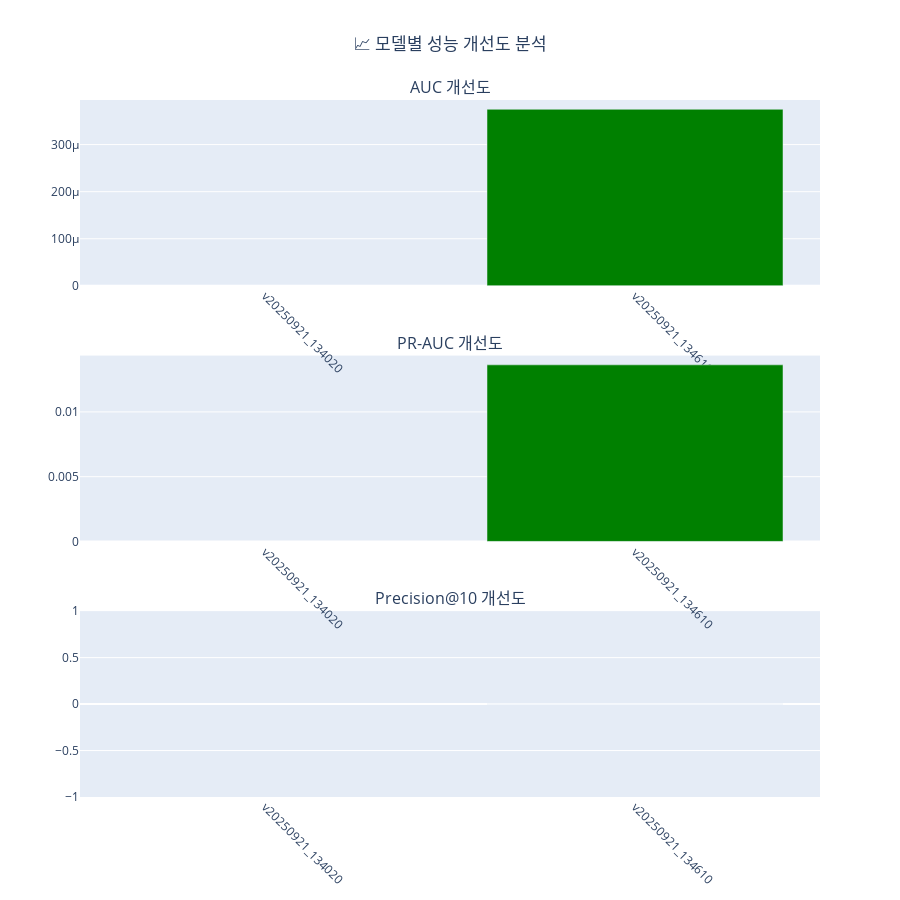

Notebook code for this chart:
### Code cell
# 5. 모델 개선 추이 분석
if len(training_df) > 1:
    # 이전 모델 대비 개선도 계산
    training_df['auc_improvement'] = training_df['metrics_auc'].diff()
    training_df['pr_auc_improvement'] = training_df['metrics_pr_auc'].diff()
    training_df['p10_improvement'] = training_df['metrics_precision_at_10'].diff()
    
    # 개선도 시각화
    fig = make_subplots(
        rows=3, cols=1,
        subplot_titles=('AUC 개선도', 'PR-AUC 개선도', 'Precision@10 개선도'),
        vertical_spacing=0.1
    )
    
    # AUC 개선도
    colors_auc = ['green' if x > 0 else 'red' for x in training_df['auc_improvement'].fillna(0)]
    fig.add_trace(
        go.Bar(
            x=training_df['model_version'],
            y=training_df['auc_improvement'],
            marker_color=colors_auc,
            name='AUC 개선도'
        ),
        row=1, col=1
    )
    
    # PR-AUC 개선도
    colors_pr = ['green' if x > 0 else 'red' for x in training_df['pr_auc_improvement'].fillna(0)]
    fig.add_trace(
        go.Bar(
            x=training_df['model_version'],
            y=training_df['pr_auc_improvement'],
            marker_color=colors_pr,
            name='PR-AUC 개선도'
        ),
        row=2, col=1
    )
    
    # Precision@10 개선도
    colors_p10 = ['green' if x > 0 else 'red' for x in training_df['p10_improvement'].fillna(0)]
    fig.add_trace(
        go.Bar(
            x=training_df['model_version'],
            y=training_df['p10_improvement'],
            marker_color=colors_p10,
            name='P@10 개선도'
        ),
        row=3, col=1
    )
    
    fig.update_layout(
        height=900,
        title_text="📈 모델별 성능 개선도 분석",
        title_x=0.5,
        showlegend=False
    )
    
    fig.update_xaxes(tickangle=45)
    
    fig.show()
    
    # 개선도 통계
    print("\n📊 모델 개선도 통계")
    print("=" * 50)
    improvement_stats = training_df[['auc_improvement', 'pr_auc_improvement', 'p10_improvement']].describe()
    print(improvement_stats.round(6))
else:
    print("📊 개선도 분석을 위해서는 최소 2개 이상의 모델이 필요합니다.")

### Figure 1 — Plotly figure (JSON) as saved in the notebook; plotly's stock layout.template omitted (floating-point values rounded to 4 significant figures)
{"data": [{"marker": {"color": ["red", "green"]}, "name": "AUC 개선도", "type": "bar", "x": ["v20250921_134020", "v20250921_134610"], "xaxis": "x", "y": [NaN, 0.000375], "yaxis": "y"}, {"marker": {"color": ["red", "green"]}, "name": "PR-AUC 개선도", "type": "bar", "x": ["v20250921_134020", "v20250921_134610"], "xaxis": "x2", "y": [NaN, 0.01363], "yaxis": "y2"}, {"marker": {"color": ["red", "red"]}, "name": "P@10 개선도", "type": "bar", "x": ["v20250921_134020", "v20250921_134610"], "xaxis": "x3", "y": [NaN, 0.0], "yaxis": "y3"}], "layout": {"annotations": [{"font": {"size": 16}, "showarrow": false, "text": "AUC 개선도", "x": 0.5, "xanchor": "center", "xref": "paper", "y": 1, "yanchor": "bottom", "yref": "paper"}, {"font": {"size": 16}, "showarrow": false, "text": "PR-AUC 개선도", "x": 0.5, "xanchor": "center", "xref": "paper", "y": 0.6333, "yanchor": "bottom", "yref": "paper"}, {"font": {"size": 16}, "showarrow": false, "text": "Precision@10 개선도", "x": 0.5, "xanchor": "center", "xref": "paper", "y": 0.2667, "yanchor": "bottom", "yref": "paper"}], "height": 900, "showlegend": false, "title": {"text": "📈 모델별 성능 개선도 분석", "x": 0.5}, "xaxis": {"anchor": "y", "domain": [0, 1], "tickangle": 45}, "xaxis2": {"anchor": "y2", "domain": [0, 1], "tickangle": 45}, "xaxis3": {"anchor": "y3", "domain": [0, 1], "tickangle": 45}, "yaxis": {"anchor": "x", "domain": [0.7333, 1]}, "yaxis2": {"anchor": "x2", "domain": [0.3667, 0.6333]}, "yaxis3": {"anchor": "x3", "domain": [0, 0.2667]}}}
